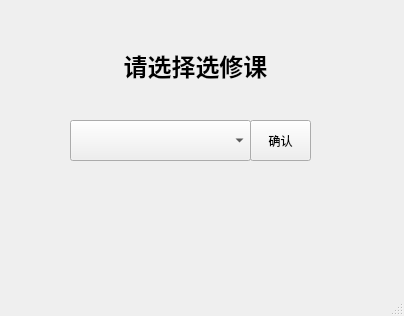
<?xml version="1.0" encoding="UTF-8"?>
<ui version="4.0">
 <class>course_select_window</class>
 <widget class="QMainWindow" name="course_select_window">
  <property name="geometry">
   <rect>
    <x>0</x>
    <y>0</y>
    <width>404</width>
    <height>316</height>
   </rect>
  </property>
  <property name="windowTitle">
   <string>MainWindow</string>
  </property>
  <widget class="QWidget" name="centralwidget">
   <widget class="QComboBox" name="courses_combobox">
    <property name="geometry">
     <rect>
      <x>70</x>
      <y>120</y>
      <width>181</width>
      <height>41</height>
     </rect>
    </property>
   </widget>
   <widget class="QLabel" name="label">
    <property name="geometry">
     <rect>
      <x>70</x>
      <y>40</y>
      <width>251</width>
      <height>51</height>
     </rect>
    </property>
    <property name="text">
     <string>&lt;html&gt;&lt;head/&gt;&lt;body&gt;&lt;p align=&quot;center&quot;&gt;&lt;span style=&quot; font-size:18pt; font-weight:600;&quot;&gt;请选择选修课&lt;/span&gt;&lt;/p&gt;&lt;/body&gt;&lt;/html&gt;</string>
    </property>
   </widget>
   <widget class="QPushButton" name="confirm_button">
    <property name="geometry">
     <rect>
      <x>250</x>
      <y>120</y>
      <width>61</width>
      <height>41</height>
     </rect>
    </property>
    <property name="text">
     <string>确认</string>
    </property>
   </widget>
  </widget>
  <widget class="QMenuBar" name="menubar">
   <property name="geometry">
    <rect>
     <x>0</x>
     <y>0</y>
     <width>404</width>
     <height>23</height>
    </rect>
   </property>
  </widget>
  <widget class="QStatusBar" name="statusbar"/>
 </widget>
 <resources/>
 <connections/>
</ui>
